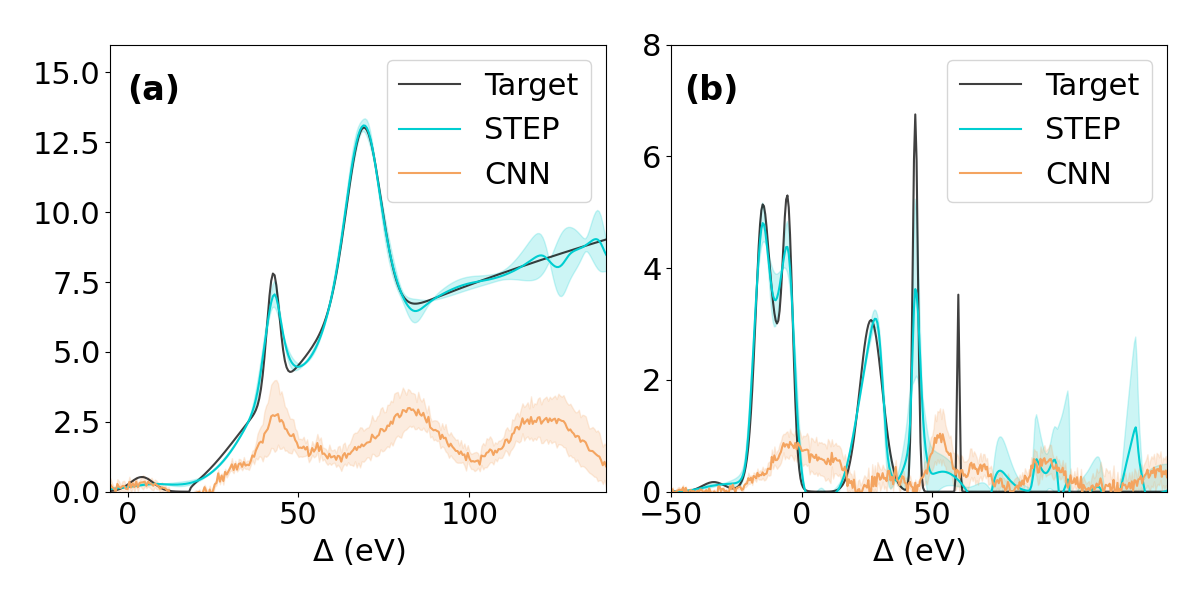

Python code for this plot:
from pathlib import Path
import json

import click

import numpy as np

import matplotlib as mpl
import matplotlib.pyplot as plt

mpl.use("TkAgg")

COLORS = ["black", "darkturquoise", "sandybrown"]

@click.command()
def figure_5():
    """Plot figure 5 from the main text."""
    data_path = Path("plot") / "figure_5_data.json"

    with data_path.open("r", encoding="utf-8") as infile:
        data = json.load(infile)

    plt.rcParams.update({"font.size": 22})

    _, axes = plt.subplots(1, len(data), figsize=(6*len(data), 6))

    for i, dos in enumerate(data):

        for key, val in dos.items():
            dos[key] = np.array(val)

        axes[i].plot(
            dos["energies"], dos["label"], label="Target", color=COLORS[0], alpha=0.75, linestyle="-"
        )
        axes[i].plot(
            dos["energies"], dos["mean_step"], color=COLORS[1], label="STEP"
        )
        axes[i].fill_between(
            dos["energies"],
            dos["mean_step"] + dos["std_step"],
            dos["mean_step"] - dos["std_step"],
            alpha=0.2, color=COLORS[1]
        )

        axes[i].fill_between(
            dos["energies"],
            dos["mean_ete"] + dos["std_ete"],
            dos["mean_ete"] - dos["std_ete"],
            alpha=0.2, color=COLORS[2]
        )
        axes[i].plot(dos["energies"], dos["mean_ete"], label="CNN", color=COLORS[2])
        axes[i].text(
            -45 if i == 1 else 0,
            7 if i == 1 else 14,
            "(a)" if i == 0 else "(b)",
            fontweight="bold",
            fontsize=24
        )
        axes[i].legend(loc="upper right")
        axes[i].set_xlabel(r"$\Delta$ (eV)")
        axes[i].set_xlim(-50 if i == 1 else -5, 140)
        axes[i].set_ylim(0, 8 if i == 1 else 16)

    plt.tight_layout()
    plt.show()


if __name__ == '__main__':
    figure_5()
